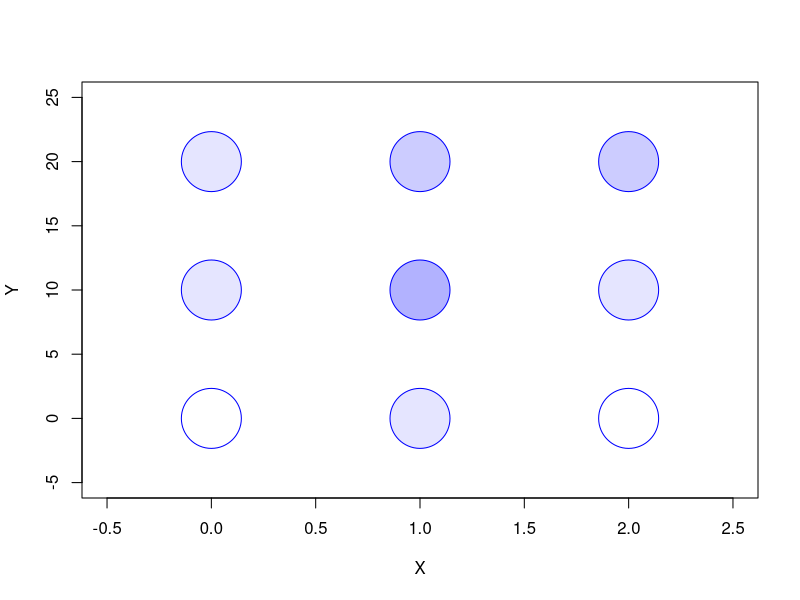
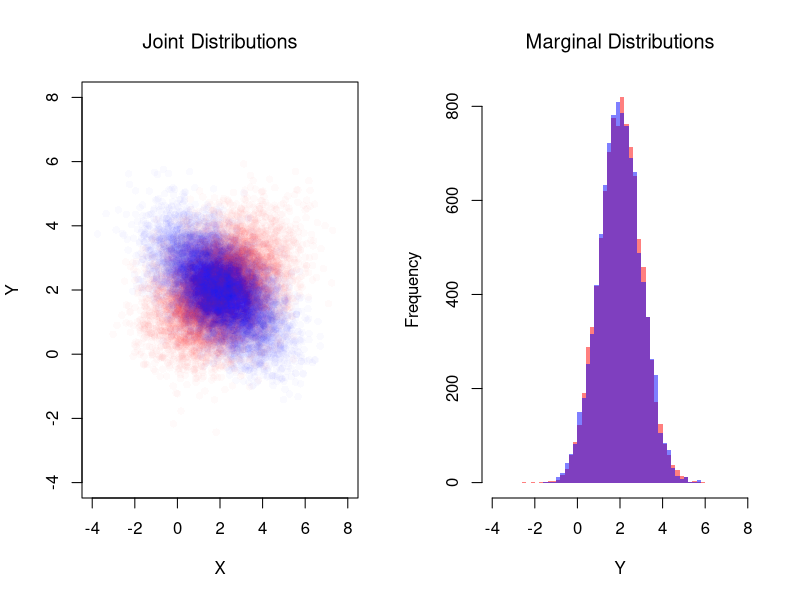
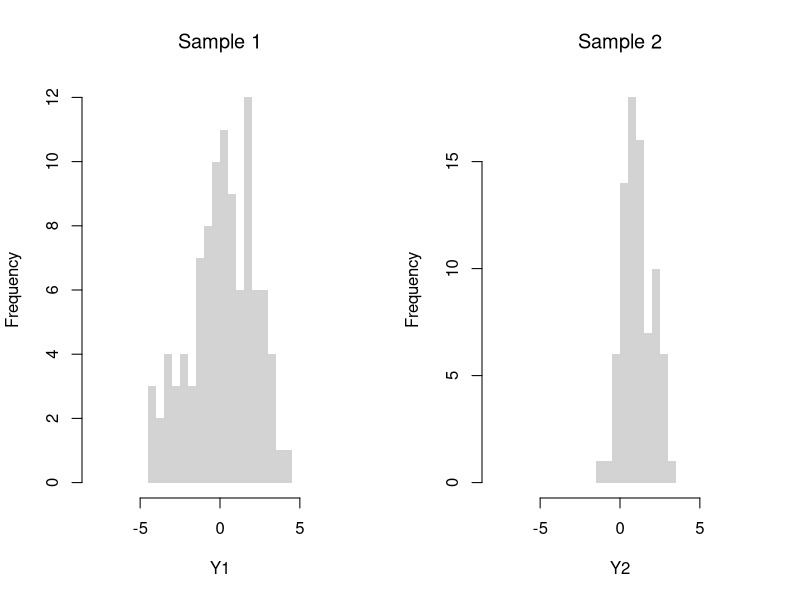

These figures' R source, in order:
## ---- chunk 1
prob_table <- expand.grid(x=c(0,1,2), y=c(0,10,20))
prob_table[,'probabilities'] <- c(
    0.0, 0.1, 0.0,
    0.1, 0.3, 0.1,
    0.1, 0.2, 0.2)
plot(prob_table[,'x'], prob_table[,'y'],
     xlim=c(-0.5,2.5), ylim=c(-5, 25),
     pch=21, cex=8, col='blue',
     bg=rgb(0,0,1, prob_table[,'probabilities']),
     xlab = "X", ylab = "Y")
## ---- chunk 2
# Create a 2x2 matrix for the joint distribution.
# Rows correspond to X1 (coin 1), and columns correspond to X2 (coin 2).
P_fair <- matrix(1/4, nrow = 2, ncol = 2)
rownames(P_fair) <- c("X1=0", "X1=1")
colnames(P_fair) <- c("X2=0", "X2=1")
P_fair

# Compute the marginal distributions.
# Marginal for X1: sum across columns.
P_X1 <- rowSums(P_fair)
P_X1
# Marginal for X2: sum across rows.
P_X2 <- colSums(P_fair)
P_X2

# Compute the conditional probabilities Prob(X2 | X1).
cond_X2_given_X1 <- matrix(0, nrow = 2, ncol = 2)
for (j in c(1,2)) {
  cond_X2_given_X1[, j] <- P_fair[, j] / P_X1[j]
}
rownames(cond_X2_given_X1) <- c("X2=0", "X2=1")
colnames(cond_X2_given_X1) <- c("given X1=0", "given X1=1")
cond_X2_given_X1
## ---- chunk 3
# Create the joint distribution matrix for the unfair coin case.
P_unfair <- matrix(c(0.5, 0, 0, 0.5), nrow = 2, ncol = 2, byrow = TRUE)
rownames(P_unfair) <- c("X1=0", "X1=1")
colnames(P_unfair) <- c("X2=0", "X2=1")
P_unfair

# Compute the marginal distribution for X2 in the unfair case.
P_X2_unfair <- colSums(P_unfair)
P_X1_unfair <- rowSums(P_unfair)

# Compute the conditional probabilities Prob(X1 | X2) for the unfair coin.
cond_X2_given_X1_unfair <- matrix(NA, nrow = 2, ncol = 2)
for (j in c(1,2)) {
  if (P_X1_unfair[j] > 0) {
    cond_X2_given_X1_unfair[, j] <- P_unfair[, j] / P_X1_unfair[j]
  }
}
rownames(cond_X2_given_X1_unfair) <- c("X2=0", "X2=1")
colnames(cond_X2_given_X1_unfair) <- c("given X1=0", "given X1=1")
cond_X2_given_X1_unfair
## ---- chunk 4
# Simulate Bivariate Data
N <- 10000
Mu <- c(2,2) ## Means

Sigma1 <- matrix(c(2,-.8,-.8,1),2,2) ## CoVariance Matrix
MVdat1 <- mvtnorm::rmvnorm(N, Mu, Sigma1)
colnames(MVdat1) <- c('X','Y')

Sigma2 <- matrix(c(2,.4,.4,1),2,2) ## CoVariance Matrix
MVdat2 <- mvtnorm::rmvnorm(N, Mu, Sigma2)
colnames(MVdat2) <- c('X','Y')

par(mfrow=c(1,2))
## Different diagonals
plot(MVdat2, col=rgb(1,0,0,0.02), pch=16,
    main='Joint Distributions', font.main=1,
    ylim=c(-4,8), xlim=c(-4,8),
    xlab='X', ylab='Y')
points(MVdat1,col=rgb(0,0,1,0.02),pch=16)
## Same marginal distributions
xbks <- seq(-4,8,by=.2)
hist(MVdat2[,2], col=rgb(1,0,0,0.5),
    breaks=xbks, border=NA, 
    xlab='Y',
    main='Marginal Distributions', font.main=1)
hist(MVdat1[,2], col=rgb(0,0,1,0.5),
    add=T, breaks=xbks, border=NA)
## ---- chunk 5
# Verify Bayes' theorem for the unfair coin case:
# Compute Prob(X1=1 | X2=1) using the formula:
#   Prob(X1=1 | X2=1) = [Prob(X2=1 | X1=1) * Prob(X1=1)] / Prob(X2=1)

P_X1_1 <- 0.5
P_X2_1_given_X1_1 <- 1  # Since coin 2 copies coin 1.
P_X2_1 <- P_X2_unfair["X2=1"]

bayes_result <- (P_X2_1_given_X1_1 * P_X1_1) / P_X2_1
bayes_result
## ---- chunk 6
# Make a Probability Table
x <- c(0,1,2)
y <- c(0,10,20)
xy_probs <- matrix(c(
    0.0, 0.1, 0.0,
    0.1, 0.3, 0.1,
    0.1, 0.1, 0.2
), nrow=3, ncol=3, byrow=TRUE)
rownames(xy_probs) <- paste0('y=',y)
colnames(xy_probs) <-  paste0('x=',x)
xy_probs

# Compute Marginals and Means
pX  <- colSums(xy_probs)
pY  <- rowSums(xy_probs)
EX  <- sum(x * pX)
EY  <- sum(y * pY)

# Compute Covariance
dxy_grid <- expand.grid(dy=y-EY, dx=x-EX)[,c(2,1)]
dxy_grid[,'p'] <- as.vector(xy_probs)
dxy_grid[,'contribution'] <- dxy_grid[,'dx'] * dxy_grid[,'dy'] * dxy_grid[,'p']
CovXY <- sum(dxy_grid[,'contribution'])
CovXY

# Compute Variances
VX <- sum( (x-EX)^2 * pX)
SX <- sqrt(VX)
VY <- sum( (y-EY)^2 * pY)
SY <- sqrt(VY)

# Compute Correlation
CorXY <- CovXY / (SX * SY)
CorXY
## ---- chunk 7
# Sample 1 (e.g., males)
n1 <- 100
Y1 <- rnorm(n1, 0, 2)
# Sample 2 (e.g., females)
n2 <- 80
Y2 <- rnorm(n2, 1, 1)

par(mfrow=c(1,2))
bks <- seq(-8,8, by=.5)
hist(Y1, border=NA, breaks=bks,
    main='Sample 1', font.main=1)
hist(Y2, border=NA, breaks=bks, 
    main='Sample 2', font.main=1)

t.test(Y1, Y2, var.equal=F)
